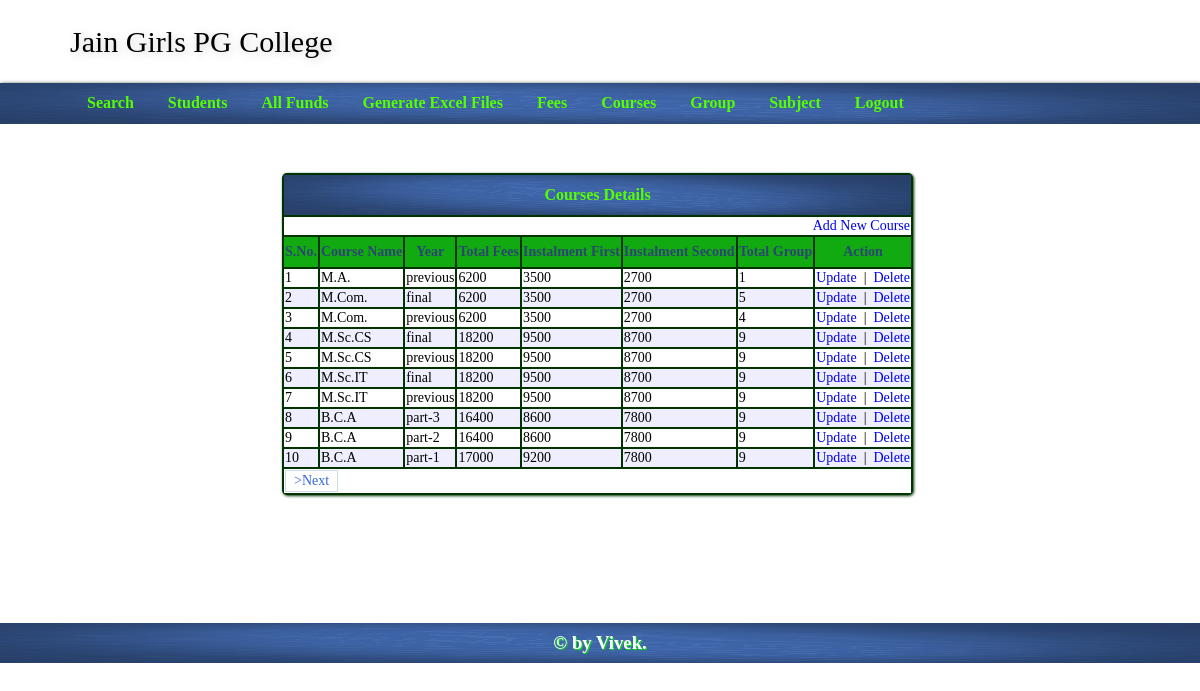
The page /index.php?mod=course&do=sclist (signed in) on the database its author committed.
### tables this page shows
CREATE TABLE IF NOT EXISTS `courses` (
  `id` int(2) NOT NULL AUTO_INCREMENT,
  `coursename` varchar(30) NOT NULL,
  `classcode` varchar(10) NOT NULL,
  PRIMARY KEY (`id`)
);

CREATE TABLE IF NOT EXISTS `subcourse` (
  `id` int(2) NOT NULL AUTO_INCREMENT,
  `cid` int(2) DEFAULT NULL,
  `name` varchar(50) DEFAULT NULL,
  `fees` int(6) DEFAULT NULL,
  `instalment1` int(6) DEFAULT NULL,
  `instalment2` int(6) DEFAULT NULL,
  `total_group` int(11) NOT NULL,
  PRIMARY KEY (`id`),
  KEY `cid` (`cid`)
);

### index.php (called while the page is built, shortened)
<?php
	$theam="axixa";
	$mod="login";
	$do="login";
	include_once("function.php");
	include_once("header.php");
	if(isset($_SESSION['login_details']) || isset($_SESSION['login_check']))
	{
		if(isset($_GET['mod'])){
			$mod=$_GET['mod'];
			$do=$_GET['do'];
		}
	}
	include_once("module/$mod/$do.php");
	include_once("footer.php");
?>

### module/course/sclist.php (the view, shortened to what this page needs)
<table class="<?php echo $theam;?>_list">
	<tr>
    	<td colspan="8">Courses Details</td>
    </tr>
    <tr>
    	<td colspan="8" align="right"><a href="index.php?mod=course&do=scaddedit">Add New Course</a></td>
    </tr>
    <tr>
    	<td>S.No.</td>
        <td>Course Name</td>
        <td>Year</td>
        <td>Total Fees</td>
        <td>Instalment First</td>
        <td>Instalment Second</td>
        <td>Total Group</td>
        <td>Action</td>
    </tr>
    <?php
			$list=mysqli_query($con,"select subcourse.id,courses.coursename,total_group, subcourse.name, fees, instalment1, instalment2 from courses left join subcourse on cid=courses.id order by id desc LIMIT ".$frmdata['from'].", ".$frmdata['to']);
		$i=1;
		while($course=mysqli_fetch_assoc($list)){
	?>
    <tr>
   		<td><?php echo $i++;?></td>
        <td><?php echo $course['coursename'];?></td>
        <td><?php echo $course['name'];?></td>
        <td><?php echo $course['fees'];?></td>
        <td><?php echo $course['instalment1'];?></td>
        <td><?php echo $course['instalment2'];?></td>
        <td><?php echo $course['total_group'];?></td>
        <td><a href="index.php?mod=course&do=scaddedit&id=<?php echo $course['id'];?>">Update</a>&nbsp;&nbsp;|&nbsp;&nbsp;<a href="#" onClick="deletedata(<?php echo $course['id'];?>)">Delete</a></td>
    </tr>
    <?php
		}
	?>
    <tr>
    	<td colspan="10">
</td>
    </tr>
</table>

### css/axixa_style.css (style rules this page uses)
* { font-family:Verdana; }
body,nav,ul,li,h1,h3,h2 { margin:0; padding:0; }
a { text-decoration:none; }
#axixa_wrapper .axixa_list,#axixa_wrapper .axixa_form { margin:0 auto; box-shadow:1px 1px 3px #030; min-width:500px; background-color:#030; border-radius:5px; }
#axixa_wrapper .axixa_list tr:first-child,#axixa_wrapper .axixa_form tr:first-child,#axixa_wrapper .axixa_form tr:last-child { background-image:url(back.png); background-size:100% 100%; color:#5F0; height:40px; text-align:center; font-weight:bold; font-size:16px; }
#axixa_wrapper .axixa_list tr:nth-child(odd),#axixa_wrapper .axixa_form tr:nth-child(odd) { background-color:#eef; }
#axixa_wrapper .axixa_list tr:nth-child(3) { background-color:#1a1; background-size:100% 100%; color: #2c4671; text-align:center; font-weight:bold; height:30px; font-size:14px; }
#axixa_wrapper .axixa_list tr,#axixa_wrapper .axixa_form tr { background-color:#fff; min-height:40px; font-size:14px; }

### rows shown on the page
courses: coursename "M.A.", subcourse.name "previous", subcourse.fees "6200", subcourse.instalment1 "3500", subcourse.instalment2 "2700", subcourse.total_group "1"
courses: coursename "M.Com.", subcourse.name "final", subcourse.fees "6200", subcourse.instalment1 "3500", subcourse.instalment2 "2700", subcourse.total_group "5", subcourse.name "previous", subcourse.total_group "4"
courses: coursename "M.Sc.CS", subcourse.name "final", subcourse.fees "18200", subcourse.instalment1 "9500", subcourse.instalment2 "8700", subcourse.total_group "9", subcourse.name "previous"
courses: coursename "M.Sc.IT", subcourse.name "final", subcourse.fees "18200", subcourse.instalment1 "9500", subcourse.instalment2 "8700", subcourse.total_group "9", subcourse.name "previous"
courses: coursename "B.C.A", subcourse.name "part-3", subcourse.fees "16400", subcourse.instalment1 "8600", subcourse.instalment2 "7800", subcourse.total_group "9", subcourse.name "part-2", subcourse.name "part-1", subcourse.fees "17000", subcourse.instalment1 "9200"
